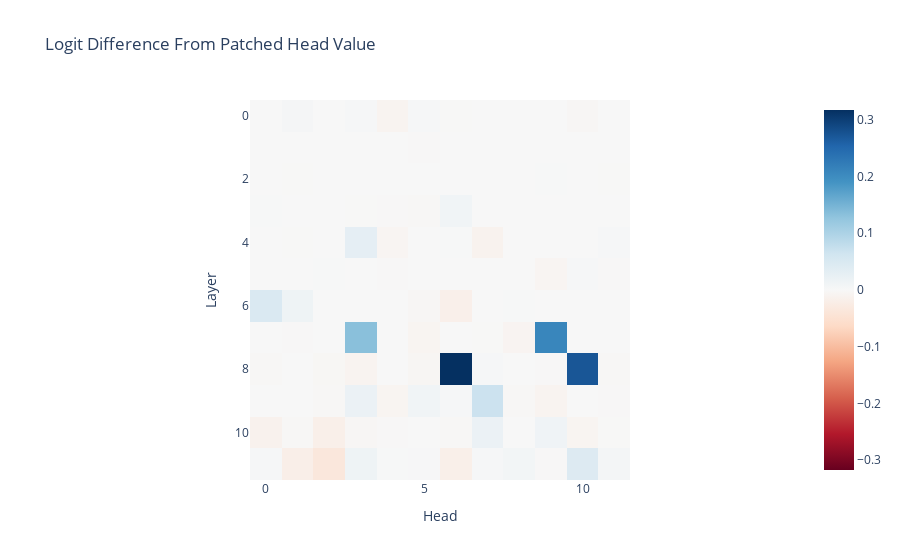

The notebook cell saved with this chart:
### Markdown cell above
We can plot this as a heatmap and it's initially hard to interpret.

### Code cell
imshow(
    patched_head_v_diff,
    title="Logit Difference From Patched Head Value",
    labels={"x": "Head", "y": "Layer"},
)

### Figure 1 — Plotly figure (JSON) as saved in the notebook; plotly's stock layout.template omitted (floating-point values rounded to 4 significant figures; data arrays with more than 128 entries replaced by an {"elided": "..."} marker saying what was removed)
{"data": [{"coloraxis": "coloraxis", "hovertemplate": "Head: %{x}<br>Layer: %{y}<br>color: %{z}<extra></extra>", "name": "0", "type": "heatmap", "xaxis": "x", "yaxis": "y", "z": {"elided": "12x12 float values"}}], "layout": {"coloraxis": {"cmid": 0, "colorscale": [[0, "rgb(103,0,31)"], [0.1, "rgb(178,24,43)"], [0.2, "rgb(214,96,77)"], [0.3, "rgb(244,165,130)"], [0.4, "rgb(253,219,199)"], [0.5, "rgb(247,247,247)"], [0.6, "rgb(209,229,240)"], [0.7, "rgb(146,197,222)"], [0.8, "rgb(67,147,195)"], [0.9, "rgb(33,102,172)"], [1, "rgb(5,48,97)"]]}, "title": {"text": "Logit Difference From Patched Head Value"}, "xaxis": {"anchor": "y", "constrain": "domain", "domain": [0, 1], "scaleanchor": "y", "title": {"text": "Head"}}, "yaxis": {"anchor": "x", "autorange": "reversed", "constrain": "domain", "domain": [0, 1], "title": {"text": "Layer"}}}}
